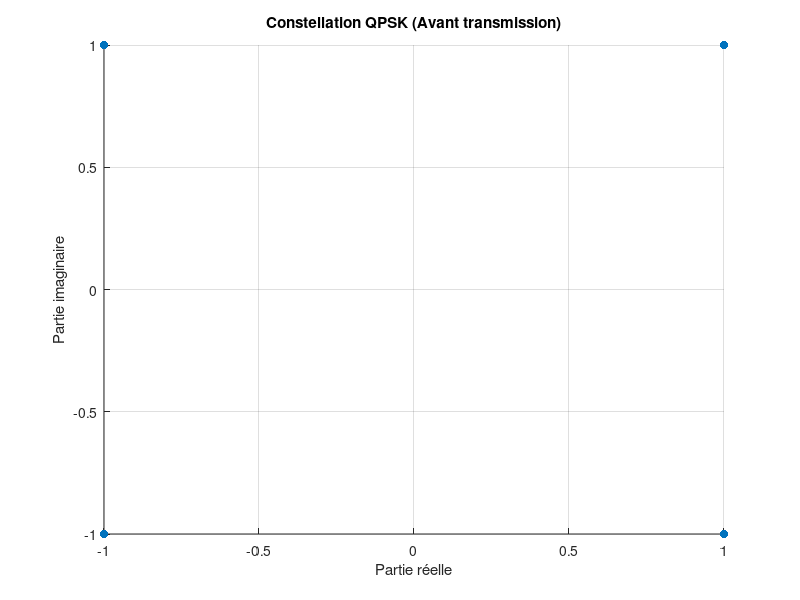

The MATLAB source for this figure: (Note: this script raises an error after producing the figure.)
clear all;
close all;

% =========================================
% Partie I : Etude de la chaine DVBS-S    =
% dans un canal Gaussien                  =
%                                         =
%                                         =
% 1 Modulateur/ Démodulateur              =
%                                         =
% 1.1 Génération de l'enveloppe complexe  =
% associée au signal à transmettre        =
% &                                       =
% 1.2 Mise en place du récepteur          =
% en l'absence de canal                   =
% =========================================

% INITIALISATION
% Constantes
Fe = 24000;
Rb = 3000;
Tb = 1/Rb;


%% 1.1 Générarion de l'enveloppe complexe associée au signal à transmettre

% Modulation QPSK - 4 symboles
n = 2;    % nb de bits par symboles
M = 2^n;  % span 4 symbols car QPSK

Rs = Rb/n;
Ns = Fe/Rs; % nbe de symboles / échantillons
Ts = 1/Rs;
Te = 1/Fe;

% Génération aléatoire des n bits = information
nb_bits = 2000;
bits = randi([0 1], 1, nb_bits);

% Mapping des bits en symboles QPSK
% On passe les bits en +1 -1
bits =bits*2-1;

%  1 + j = 00 = -1 -1
% -1 + j = 10 =  1 -1
% -1 - j = 11 =  1  1
%  1 - j = 01 = -1  1

% Génération des symboles
symboles = zeros(1, nb_bits/2);
for i = 1:2:nb_bits
    symboles((i+1)/2) = -bits(i) - 1i * bits(1+i);
end



% Tracé de la constellation de l'émetteur
figure;
scatter(real(symboles), imag(symboles), 'filled');
title('Constellation QPSK (Avant transmission)');
xlabel('Partie réelle');
ylabel('Partie imaginaire');
grid on;

% Emetteur
signal = kron(symboles, [1 zeros(1, Ns -1)]);   % On prolonge de symbole avec N-1 zéros derrière

% Filtre de mise en forme 
% Racine de cosinus surélevé Beta = 0.35
Beta = 0.35;
h_n = rcosdesign(Beta, M, Ns,"sqrt"); 

% Signal en sortie de l'émetteur
x = conv(signal, h_n, 'full'); % Emission de notre signal 

% Tracé du signal modulé
figure;
plot(real(x), 'b');
hold on
plot(imag(x), 'r');
title('Signal modulé (partie réelle et imaginaire)');
xlabel('Temps');
ylabel('Amplitude');
legend('Partie réelle', 'Partie imaginaire');
grid on;
hold off;

% Pas de canal pour le moment



%% 1.2 Mise en place du récepteur en l'absence de canal
% Récepteur
% avec le filtre adapté
% donc on inverse la réponse impulsionnelle du filtre en émission
z = conv(x, fliplr(h_n), 'full');  % on inverse le filtre de mise en forme pour optenir le filtre adapté


% Tracé de la constellation en réception
figure;
scatter(real(z(128/2 + 1:Ns:end-128/2)), imag(z(128/2 + 1:Ns:end-128/2)), 'x');
title('Constellation QPSK (Après transmission)');
xlabel('Partie réelle');
ylabel('Partie imaginaire');
grid on;

% on enlève les 128 échantillons de retard
z = z(128/2 + 1:end - 128/2);

% Tracer du diagramme de l'oeil pour connaitre le moment optimal de la
% décision
eyediagram(z(Ns*2:end - Ns*2),Ns*2); % On regarde 2 symboles par fenetre

% Décision sur les parties réelles et imaginaires
% Reconstruction des symboles estimés à partir des décisions R et I
symboles_estimes = ((real(z(:,1:Ns:end)) > 0)*2-1) + 1i *((imag(z(:,1:Ns:end)) > 0)*2-1); 
% Décision sur la partie imaginaire et réel direct

% On se peut donc maitenant reconstituer l'information envoyé
bits_recu = zeros(1, nb_bits); % Initialisation des bits reçus

for i = 1:2:nb_bits
    bits_recu(i) = -real(symboles_estimes((i+1)/2));
    bits_recu(i+1) = -imag(symboles_estimes((i+1)/2));
end


% Calcul du taux d'erreur de symbole (TES)
mat_erreur_symb = symboles_estimes ~= symboles; 
nb_erreurs = sum(mat_erreur_symb); % Comptage des erreurs
taux_erreur_symbole = nb_erreurs / length(symboles); % Calcul du taux d'erreur

% Affichage du taux d'erreur
fprintf('TES = %f\n', taux_erreur_symbole);


% Calcul TEB 
mat_TEB = bits_recu ~= bits;
TEB = sum(mat_TEB)/nb_bits;
fprintf('TEB = %f\n', TEB);
